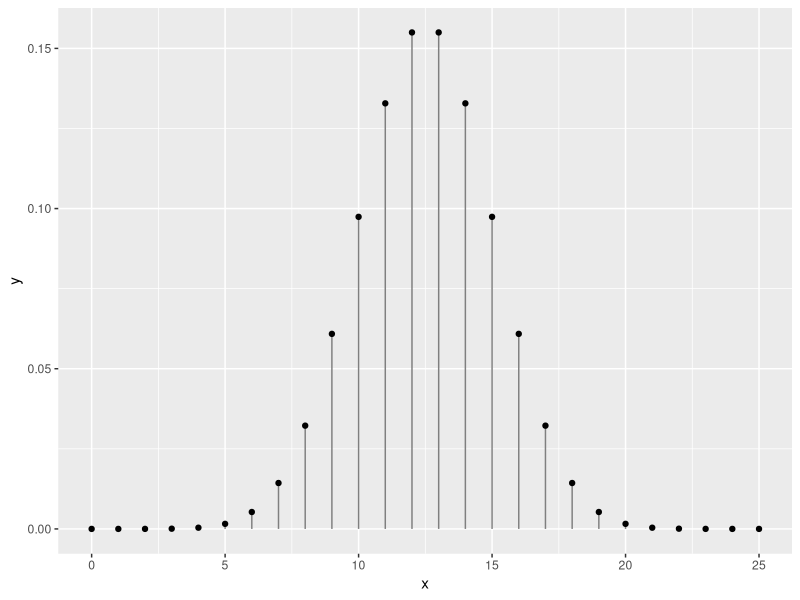
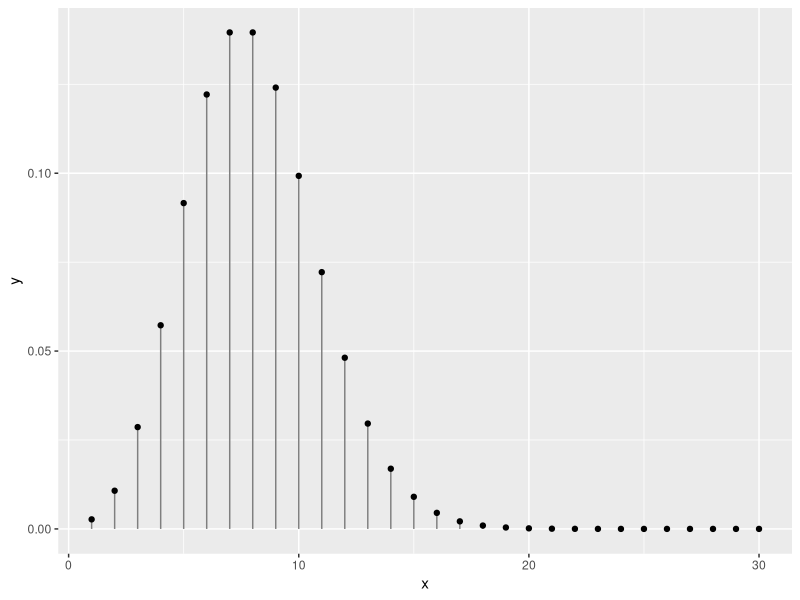
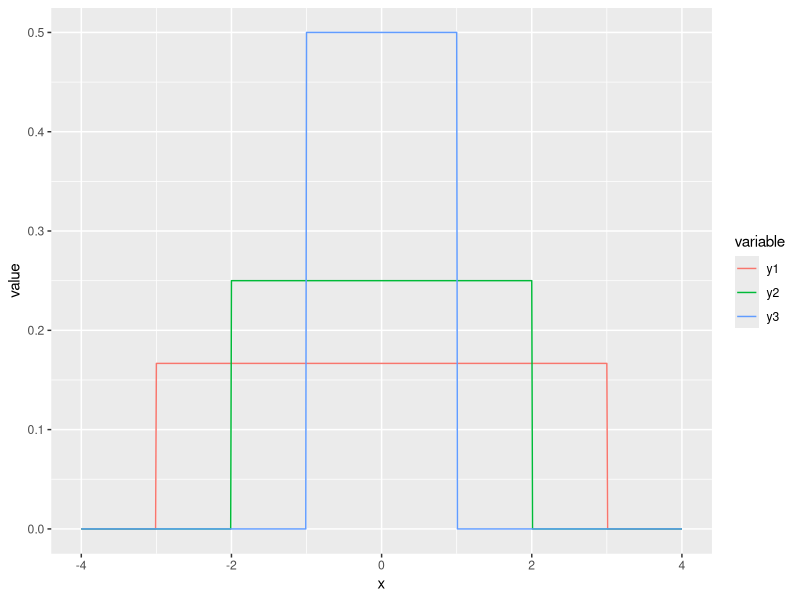
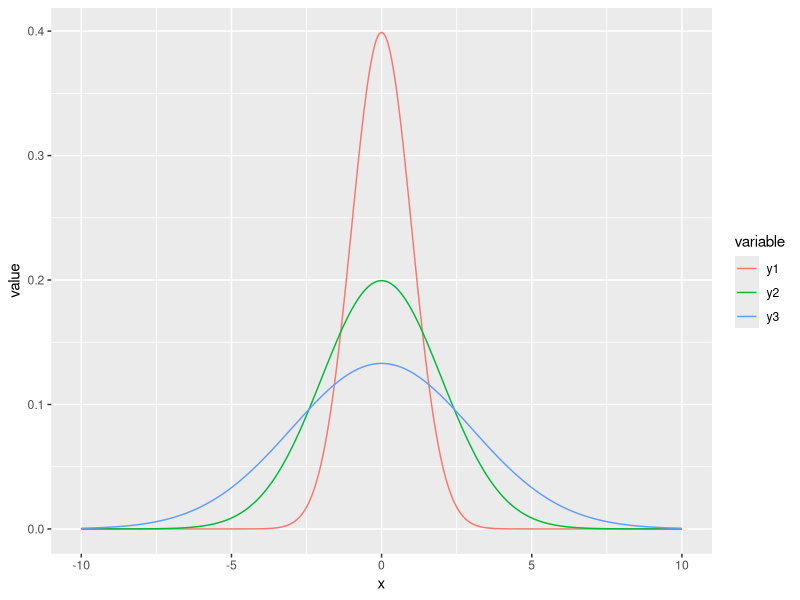
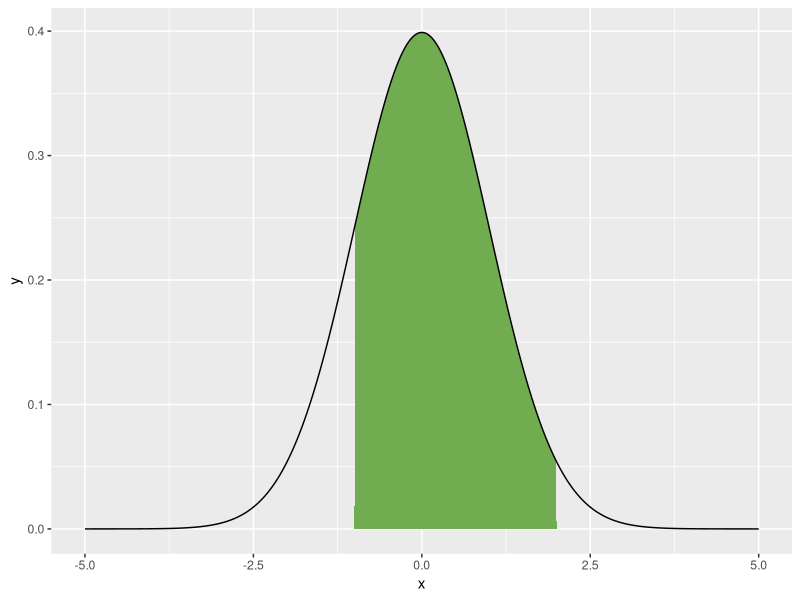
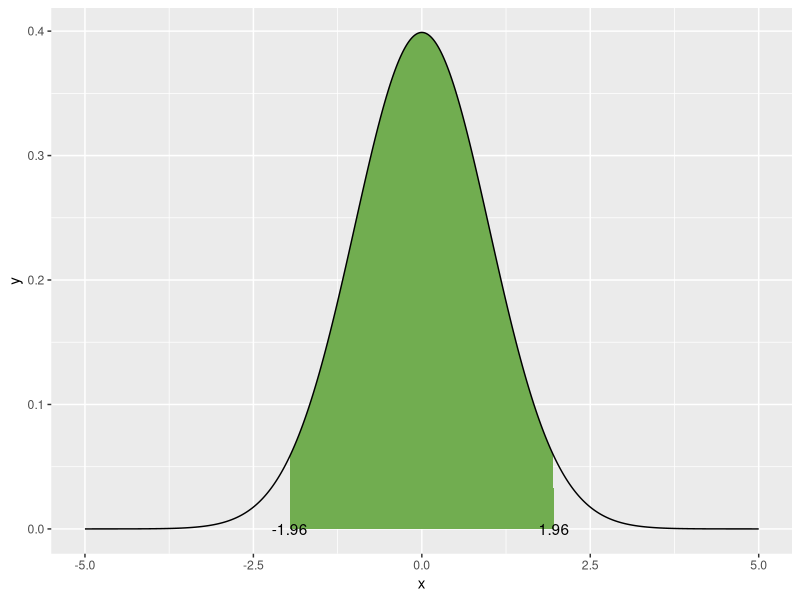
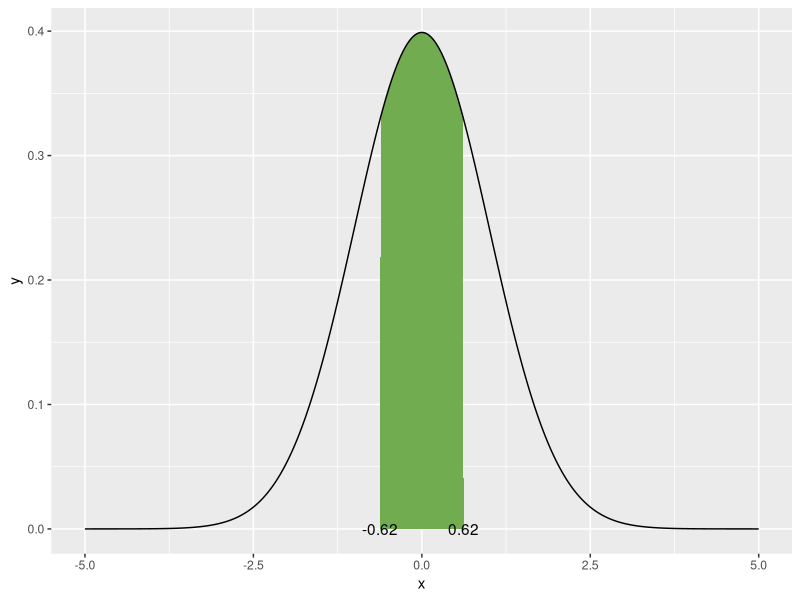

Source code (R) for these figures, in order:
## ---- chunk 1
rho <- c(1.34, 1.52, 1.26, 1.43, 1.39) # matrice 1D
data <- data.frame(rho = rho) # tableau
data
## ---- chunk 2
library("tidyverse")
x <- 0:25
y <- dbinom(x = x, size = 25, prob = 0.5)
print(paste('La somme des probabilités est de', sum(y)))
## ---- chunk 3
ggplot(data = tibble(x, y), mapping = aes(x, y)) +
  geom_segment(aes(x = x, xend = x, y = 0, yend = y), color = "grey50") +
  geom_point()
## ---- chunk 4
x <- 1:30
y <- dpois(x, lambda = 8)
print(paste('La somme des probabilités est de', sum(y)))
## ---- chunk 5
ggplot(data = data.frame(x, y), mapping = aes(x, y)) +
  geom_segment(aes(x = x, xend = x, y = 0, yend = y), color = "grey50") +
  geom_point()
## ---- chunk 6
increment <- 0.01
x <- seq(-4, 4, by = increment)
y1 <- dunif(x, min = -3, max = 3)
y2 <- dunif(x, min = -2, max = 2)
y3 <- dunif(x, min = -1, max = 1)

print(paste('La somme des probabilités est de', sum(y1 * increment)))
print(paste('La somme des probabilités est de', sum(y2 * increment)))
print(paste('La somme des probabilités est de', sum(y3 * increment)))
## ---- chunk 7
gg_unif <- data.frame(x, y1, y2, y3) %>% 
  gather(variable, value, -x)

ggplot(data = gg_unif, mapping = aes(x = x, y = value)) +
  geom_line(aes(colour = variable))
## ---- chunk 8
increment <- 0.01
x <- seq(-10, 10, by = increment)
y1 <- dnorm(x, mean = 0, sd = 1)
y2 <- dnorm(x, mean = 0, sd = 2)
y3 <- dnorm(x, mean = 0, sd = 3)

print(paste('La somme des probabilités est de', sum(y1 * increment)))
print(paste('La somme des probabilités est de', sum(y2 * increment)))
print(paste('La somme des probabilités est de', sum(y3 * increment)))
## ---- chunk 9
gg_norm <- data.frame(x, y1, y2, y3) %>% 
  gather(variable, value, -x)

ggplot(data = gg_norm, mapping = aes(x = x, y = value)) +
  geom_line(aes(colour = variable))
## ---- chunk 10
increment <- 0.01
x <- seq(-5, 5, by = increment)
y <- dnorm(x, mean = 0, sd = 1)

prob_between <- c(-1, 2)

gg_norm <- data.frame(x, y)
gg_auc <- gg_norm %>%
  filter(x > prob_between[1], x < prob_between[2]) %>%
  rbind(c(prob_between[2], 0)) %>%
  rbind(c(prob_between[1], 0))

ggplot(data.frame(x, y), aes(x, y)) +
  geom_polygon(data = gg_auc, fill = '#71ad50') + # #71ad50 est un code de couleur format hexadécimal
  geom_line()

prob_norm_between <- pnorm(q = prob_between[2], mean = 0, sd = 1) - pnorm(q = prob_between[1], mean = 0, sd = 1)
print(paste("La probabilité d'obtenir un nombre entre", 
            prob_between[1], "et", 
            prob_between[2], "est d'environ", 
            round(prob_norm_between, 2) * 100, "%"))
## ---- chunk 11
increment <- 0.01
x <- seq(-5, 5, by = increment)
y <- dnorm(x, mean = 0, sd = 1)

alpha <- 0.05
prob_between <- c(qnorm(p = alpha/2, mean = 0, sd = 1),
                  qnorm(p = 1 - alpha/2, mean = 0, sd = 1))

gg_norm <- data.frame(x, y)

gg_auc <- gg_norm %>%
  filter(x > prob_between[1], x < prob_between[2]) %>%
  rbind(c(prob_between[2], 0)) %>%
  rbind(c(prob_between[1], 0))

ggplot(data = data.frame(x, y), mapping = aes(x, y)) +
  geom_polygon(data = gg_auc, fill = '#71ad50') + # #71ad50 est un code de couleur format hexadécimal
  geom_line() +
  geom_text(data = data.frame(x = prob_between,
                              y = c(0, 0),
                              labels = round(prob_between, 2)),
            mapping = aes(label = labels))
## ---- chunk 12
increment <- 0.01
x <- seq(-5, 5, by = increment)
y <- dnorm(x, mean = 0, sd = 1)

alpha <- 0.05
prob_between <- c(qnorm(p = alpha/2, mean = 0, sd = 1) / sqrt(10),
                  qnorm(p = 1 - alpha/2, mean = 0, sd = 1) / sqrt(10))

gg_norm <- data.frame(x, y)

gg_auc <- gg_norm %>%
  filter(x > prob_between[1], x < prob_between[2]) %>%
  rbind(c(prob_between[2], 0)) %>%
  rbind(c(prob_between[1], 0))

ggplot(data = data.frame(x, y), mapping = aes(x, y)) +
  geom_polygon(data = gg_auc, fill = '#71ad50') + 
  geom_line() +
  geom_text(data = data.frame(x = prob_between,
                              y = c(0, 0),
                              labels = round(prob_between, 2)),
            mapping = aes(label = labels))
